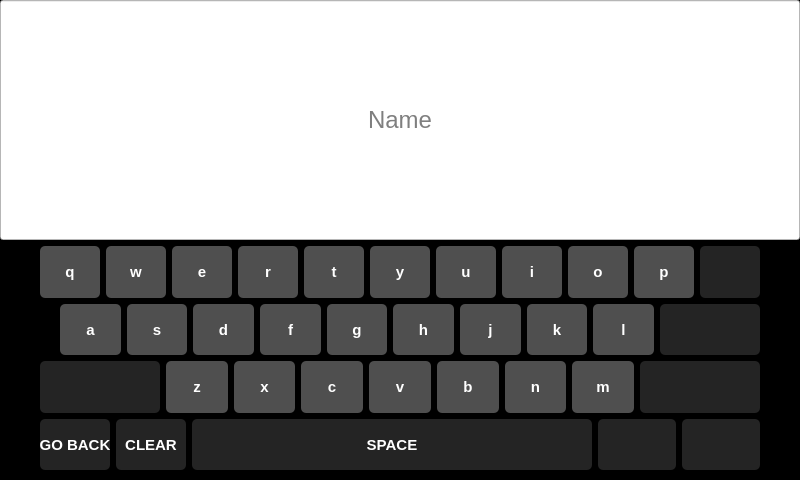
<?xml version="1.0" encoding="UTF-8"?>
<ui version="4.0">
 <class>VirtualKeyboardBox</class>
 <widget class="QDialog" name="VirtualKeyboardBox">
  <property name="geometry">
   <rect>
    <x>0</x>
    <y>0</y>
    <width>800</width>
    <height>480</height>
   </rect>
  </property>
  <property name="sizePolicy">
   <sizepolicy hsizetype="Fixed" vsizetype="Fixed">
    <horstretch>0</horstretch>
    <verstretch>0</verstretch>
   </sizepolicy>
  </property>
  <property name="minimumSize">
   <size>
    <width>800</width>
    <height>480</height>
   </size>
  </property>
  <property name="maximumSize">
   <size>
    <width>800</width>
    <height>480</height>
   </size>
  </property>
  <property name="windowTitle">
   <string>VirtualKeyboardBox</string>
  </property>
  <property name="styleSheet">
   <string notr="true">QDialog{
	background-color: black;
}</string>
  </property>
  <layout class="QGridLayout" name="gridLayout">
   <property name="leftMargin">
    <number>0</number>
   </property>
   <property name="topMargin">
    <number>0</number>
   </property>
   <property name="rightMargin">
    <number>0</number>
   </property>
   <property name="bottomMargin">
    <number>10</number>
   </property>
   <property name="horizontalSpacing">
    <number>6</number>
   </property>
   <item row="0" column="0">
    <widget class="QLineEdit" name="nameEdit">
     <property name="sizePolicy">
      <sizepolicy hsizetype="Fixed" vsizetype="Fixed">
       <horstretch>0</horstretch>
       <verstretch>0</verstretch>
      </sizepolicy>
     </property>
     <property name="minimumSize">
      <size>
       <width>800</width>
       <height>240</height>
      </size>
     </property>
     <property name="maximumSize">
      <size>
       <width>800</width>
       <height>240</height>
      </size>
     </property>
     <property name="layoutDirection">
      <enum>Qt::LeftToRight</enum>
     </property>
     <property name="styleSheet">
      <string notr="true">QLineEdit#nameEdit{
	background-color: white;
	color: black;
	font-size: 24px;
}</string>
     </property>
     <property name="alignment">
      <set>Qt::AlignCenter</set>
     </property>
     <property name="placeholderText">
      <string>Name</string>
     </property>
    </widget>
   </item>
   <item row="1" column="0">
    <layout class="QVBoxLayout" name="verticalLayout">
     <item>
      <layout class="QHBoxLayout" name="horizontalLayout_14">
       <item>
        <spacer name="horizontalSpacer_19">
         <property name="orientation">
          <enum>Qt::Horizontal</enum>
         </property>
         <property name="sizeType">
          <enum>QSizePolicy::Fixed</enum>
         </property>
         <property name="sizeHint" stdset="0">
          <size>
           <width>40</width>
           <height>20</height>
          </size>
         </property>
        </spacer>
       </item>
       <item>
        <layout class="QHBoxLayout" name="horizontalLayout_11">
         <item>
          <widget class="QPushButton" name="qButton">
           <property name="sizePolicy">
            <sizepolicy hsizetype="Expanding" vsizetype="Expanding">
             <horstretch>0</horstretch>
             <verstretch>0</verstretch>
            </sizepolicy>
           </property>
           <property name="minimumSize">
            <size>
             <width>0</width>
             <height>0</height>
            </size>
           </property>
           <property name="maximumSize">
            <size>
             <width>16777215</width>
             <height>16777215</height>
            </size>
           </property>
           <property name="styleSheet">
            <string notr="true">QPushButton{
	font-size: 15px;
	font-weight: bold;
	color: white;
	background-color: rgb(79, 79, 79);
	border-radius: 5px;
}

QPushButton:hover{
	background-color: rgb(207, 207, 207)
}</string>
           </property>
           <property name="text">
            <string>q</string>
           </property>
          </widget>
         </item>
         <item>
          <widget class="QPushButton" name="wButton">
           <property name="sizePolicy">
            <sizepolicy hsizetype="Expanding" vsizetype="Expanding">
             <horstretch>0</horstretch>
             <verstretch>0</verstretch>
            </sizepolicy>
           </property>
           <property name="styleSheet">
            <string notr="true">QPushButton{
	font-size: 15px;
	font-weight: bold;
	color: white;
	background-color: rgb(79, 79, 79);
	border-radius: 5px;
}

QPushButton:hover{
	background-color: rgb(207, 207, 207)
}</string>
           </property>
           <property name="text">
            <string>w</string>
           </property>
          </widget>
         </item>
         <item>
          <widget class="QPushButton" name="eButton">
           <property name="sizePolicy">
            <sizepolicy hsizetype="Expanding" vsizetype="Expanding">
             <horstretch>0</horstretch>
             <verstretch>0</verstretch>
            </sizepolicy>
           </property>
           <property name="styleSheet">
            <string notr="true">QPushButton{
	font-size: 15px;
	font-weight: bold;
	color: white;
	background-color: rgb(79, 79, 79);
	border-radius: 5px;
}

QPushButton:hover{
	background-color: rgb(207, 207, 207)
}</string>
           </property>
           <property name="text">
            <string>e</string>
           </property>
          </widget>
         </item>
         <item>
          <widget class="QPushButton" name="rButton">
           <property name="sizePolicy">
            <sizepolicy hsizetype="Expanding" vsizetype="Expanding">
             <horstretch>0</horstretch>
             <verstretch>0</verstretch>
            </sizepolicy>
           </property>
           <property name="styleSheet">
            <string notr="true">QPushButton{
	font-size: 15px;
	font-weight: bold;
	color: white;
	background-color: rgb(79, 79, 79);
	border-radius: 5px;
}

QPushButton:hover{
	background-color: rgb(207, 207, 207)
}</string>
           </property>
           <property name="text">
            <string>r</string>
           </property>
          </widget>
         </item>
         <item>
          <widget class="QPushButton" name="tButton">
           <property name="sizePolicy">
            <sizepolicy hsizetype="Expanding" vsizetype="Expanding">
             <horstretch>0</horstretch>
             <verstretch>0</verstretch>
            </sizepolicy>
           </property>
           <property name="styleSheet">
            <string notr="true">QPushButton{
	font-size: 15px;
	font-weight: bold;
	color: white;
	background-color: rgb(79, 79, 79);
	border-radius: 5px;
}

QPushButton:hover{
	background-color: rgb(207, 207, 207)
}</string>
           </property>
           <property name="text">
            <string>t</string>
           </property>
          </widget>
         </item>
         <item>
          <widget class="QPushButton" name="yButton">
           <property name="sizePolicy">
            <sizepolicy hsizetype="Expanding" vsizetype="Expanding">
             <horstretch>0</horstretch>
             <verstretch>0</verstretch>
            </sizepolicy>
           </property>
           <property name="styleSheet">
            <string notr="true">QPushButton{
	font-size: 15px;
	font-weight: bold;
	color: white;
	background-color: rgb(79, 79, 79);
	border-radius: 5px;
}

QPushButton:hover{
	background-color: rgb(207, 207, 207)
}</string>
           </property>
           <property name="text">
            <string>y</string>
           </property>
          </widget>
         </item>
         <item>
          <widget class="QPushButton" name="uButton">
           <property name="sizePolicy">
            <sizepolicy hsizetype="Expanding" vsizetype="Expanding">
             <horstretch>0</horstretch>
             <verstretch>0</verstretch>
            </sizepolicy>
           </property>
           <property name="styleSheet">
            <string notr="true">QPushButton{
	font-size: 15px;
	font-weight: bold;
	color: white;
	background-color: rgb(79, 79, 79);
	border-radius: 5px;
}

QPushButton:hover{
	background-color: rgb(207, 207, 207)
}</string>
           </property>
           <property name="text">
            <string>u</string>
           </property>
          </widget>
         </item>
         <item>
          <widget class="QPushButton" name="iButton">
           <property name="sizePolicy">
            <sizepolicy hsizetype="Expanding" vsizetype="Expanding">
             <horstretch>0</horstretch>
             <verstretch>0</verstretch>
            </sizepolicy>
           </property>
           <property name="styleSheet">
            <string notr="true">QPushButton{
	font-size: 15px;
	font-weight: bold;
	color: white;
	background-color: rgb(79, 79, 79);
	border-radius: 5px;
}

QPushButton:hover{
	background-color: rgb(207, 207, 207)
}</string>
           </property>
           <property name="text">
            <string>i</string>
           </property>
          </widget>
         </item>
         <item>
          <widget class="QPushButton" name="oButton">
           <property name="sizePolicy">
            <sizepolicy hsizetype="Expanding" vsizetype="Expanding">
             <horstretch>0</horstretch>
             <verstretch>0</verstretch>
            </sizepolicy>
           </property>
           <property name="styleSheet">
            <string notr="true">QPushButton{
	font-size: 15px;
	font-weight: bold;
	color: white;
	background-color: rgb(79, 79, 79);
	border-radius: 5px;
}

QPushButton:hover{
	background-color: rgb(207, 207, 207)
}</string>
           </property>
           <property name="text">
            <string>o</string>
           </property>
          </widget>
         </item>
         <item>
          <widget class="QPushButton" name="pButton">
           <property name="sizePolicy">
            <sizepolicy hsizetype="Expanding" vsizetype="Expanding">
             <horstretch>0</horstretch>
             <verstretch>0</verstretch>
            </sizepolicy>
           </property>
           <property name="styleSheet">
            <string notr="true">QPushButton{
	font-size: 15px;
	font-weight: bold;
	color: white;
	background-color: rgb(79, 79, 79);
	border-radius: 5px;
}

QPushButton:hover{
	background-color: rgb(207, 207, 207)
}</string>
           </property>
           <property name="text">
            <string>p</string>
           </property>
          </widget>
         </item>
        </layout>
       </item>
       <item>
        <widget class="QPushButton" name="deleteButton">
         <property name="sizePolicy">
          <sizepolicy hsizetype="Fixed" vsizetype="Expanding">
           <horstretch>0</horstretch>
           <verstretch>0</verstretch>
          </sizepolicy>
         </property>
         <property name="minimumSize">
          <size>
           <width>60</width>
           <height>0</height>
          </size>
         </property>
         <property name="maximumSize">
          <size>
           <width>60</width>
           <height>16777215</height>
          </size>
         </property>
         <property name="styleSheet">
          <string notr="true">QPushButton{
	font-weight: bold;
	color: white;
	background-color: rgb(36, 36, 36);
	border-radius: 5px;
}

QPushButton:hover{
	background-color: rgb(207, 207, 207)
}</string>
         </property>
         <property name="text">
          <string/>
         </property>
         <property name="iconSize">
          <size>
           <width>60</width>
           <height>52</height>
          </size>
         </property>
        </widget>
       </item>
       <item>
        <spacer name="horizontalSpacer_21">
         <property name="orientation">
          <enum>Qt::Horizontal</enum>
         </property>
         <property name="sizeType">
          <enum>QSizePolicy::Fixed</enum>
         </property>
         <property name="sizeHint" stdset="0">
          <size>
           <width>40</width>
           <height>20</height>
          </size>
         </property>
        </spacer>
       </item>
      </layout>
     </item>
     <item>
      <layout class="QHBoxLayout" name="horizontalLayout_15">
       <item>
        <spacer name="horizontalSpacer_20">
         <property name="orientation">
          <enum>Qt::Horizontal</enum>
         </property>
         <property name="sizeType">
          <enum>QSizePolicy::Fixed</enum>
         </property>
         <property name="sizeHint" stdset="0">
          <size>
           <width>60</width>
           <height>40</height>
          </size>
         </property>
        </spacer>
       </item>
       <item>
        <layout class="QHBoxLayout" name="horizontalLayout_12">
         <item>
          <widget class="QPushButton" name="aButton">
           <property name="sizePolicy">
            <sizepolicy hsizetype="Expanding" vsizetype="Expanding">
             <horstretch>0</horstretch>
             <verstretch>0</verstretch>
            </sizepolicy>
           </property>
           <property name="styleSheet">
            <string notr="true">QPushButton{
	font-size: 15px;
	font-weight: bold;
	color: white;
	background-color: rgb(79, 79, 79);
	border-radius: 5px;
}

QPushButton:hover{
	background-color: rgb(207, 207, 207)
}</string>
           </property>
           <property name="text">
            <string>a</string>
           </property>
          </widget>
         </item>
         <item>
          <widget class="QPushButton" name="sButton">
           <property name="sizePolicy">
            <sizepolicy hsizetype="Expanding" vsizetype="Expanding">
             <horstretch>0</horstretch>
             <verstretch>0</verstretch>
            </sizepolicy>
           </property>
           <property name="styleSheet">
            <string notr="true">QPushButton{
	font-size: 15px;
	font-weight: bold;
	color: white;
	background-color: rgb(79, 79, 79);
	border-radius: 5px;
}

QPushButton:hover{
	background-color: rgb(207, 207, 207)
}</string>
           </property>
           <property name="text">
            <string>s</string>
           </property>
          </widget>
         </item>
         <item>
          <widget class="QPushButton" name="dButton">
           <property name="sizePolicy">
            <sizepolicy hsizetype="Expanding" vsizetype="Expanding">
             <horstretch>0</horstretch>
             <verstretch>0</verstretch>
            </sizepolicy>
           </property>
           <property name="styleSheet">
            <string notr="true">QPushButton{
	font-size: 15px;
	font-weight: bold;
	color: white;
	background-color: rgb(79, 79, 79);
	border-radius: 5px;
}

QPushButton:hover{
	background-color: rgb(207, 207, 207)
}</string>
           </property>
           <property name="text">
            <string>d</string>
           </property>
          </widget>
         </item>
         <item>
          <widget class="QPushButton" name="fButton">
           <property name="sizePolicy">
            <sizepolicy hsizetype="Expanding" vsizetype="Expanding">
             <horstretch>0</horstretch>
             <verstretch>0</verstretch>
            </sizepolicy>
           </property>
           <property name="styleSheet">
            <string notr="true">QPushButton{
	font-size: 15px;
	font-weight: bold;
	color: white;
	background-color: rgb(79, 79, 79);
	border-radius: 5px;
}

QPushButton:hover{
	background-color: rgb(207, 207, 207)
}</string>
           </property>
           <property name="text">
            <string>f</string>
           </property>
          </widget>
         </item>
         <item>
          <widget class="QPushButton" name="gButton">
           <property name="sizePolicy">
            <sizepolicy hsizetype="Expanding" vsizetype="Expanding">
             <horstretch>0</horstretch>
             <verstretch>0</verstretch>
            </sizepolicy>
           </property>
           <property name="styleSheet">
            <string notr="true">QPushButton{
	font-size: 15px;
	font-weight: bold;
	color: white;
	background-color: rgb(79, 79, 79);
	border-radius: 5px;
}

QPushButton:hover{
	background-color: rgb(207, 207, 207)
}</string>
           </property>
           <property name="text">
            <string>g</string>
           </property>
          </widget>
         </item>
         <item>
          <widget class="QPushButton" name="hButton">
           <property name="sizePolicy">
            <sizepolicy hsizetype="Expanding" vsizetype="Expanding">
             <horstretch>0</horstretch>
             <verstretch>0</verstretch>
            </sizepolicy>
           </property>
           <property name="styleSheet">
            <string notr="true">QPushButton{
	font-size: 15px;
	font-weight: bold;
	color: white;
	background-color: rgb(79, 79, 79);
	border-radius: 5px;
}

QPushButton:hover{
	background-color: rgb(207, 207, 207)
}</string>
           </property>
           <property name="text">
            <string>h</string>
           </property>
          </widget>
         </item>
         <item>
          <widget class="QPushButton" name="jButton">
           <property name="sizePolicy">
            <sizepolicy hsizetype="Expanding" vsizetype="Expanding">
             <horstretch>0</horstretch>
             <verstretch>0</verstretch>
            </sizepolicy>
           </property>
           <property name="styleSheet">
            <string notr="true">QPushButton{
	font-size: 15px;
	font-weight: bold;
	color: white;
	background-color: rgb(79, 79, 79);
	border-radius: 5px;
}

QPushButton:hover{
	background-color: rgb(207, 207, 207)
}</string>
           </property>
           <property name="text">
            <string>j</string>
           </property>
          </widget>
         </item>
         <item>
          <widget class="QPushButton" name="kButton">
           <property name="sizePolicy">
            <sizepolicy hsizetype="Expanding" vsizetype="Expanding">
             <horstretch>0</horstretch>
             <verstretch>0</verstretch>
            </sizepolicy>
           </property>
           <property name="styleSheet">
            <string notr="true">QPushButton{
	font-size: 15px;
	font-weight: bold;
	color: white;
	background-color: rgb(79, 79, 79);
	border-radius: 5px;
}

QPushButton:hover{
	background-color: rgb(207, 207, 207)
}</string>
           </property>
           <property name="text">
            <string>k</string>
           </property>
          </widget>
         </item>
         <item>
          <widget class="QPushButton" name="lButton">
           <property name="sizePolicy">
            <sizepolicy hsizetype="Expanding" vsizetype="Expanding">
             <horstretch>0</horstretch>
             <verstretch>0</verstretch>
            </sizepolicy>
           </property>
           <property name="styleSheet">
            <string notr="true">QPushButton{
	font-size: 15px;
	font-weight: bold;
	color: white;
	background-color: rgb(79, 79, 79);
	border-radius: 5px;
}

QPushButton:hover{
	background-color: rgb(207, 207, 207)
}</string>
           </property>
           <property name="text">
            <string>l</string>
           </property>
          </widget>
         </item>
        </layout>
       </item>
       <item>
        <widget class="QPushButton" name="enterButton">
         <property name="sizePolicy">
          <sizepolicy hsizetype="Fixed" vsizetype="Expanding">
           <horstretch>0</horstretch>
           <verstretch>0</verstretch>
          </sizepolicy>
         </property>
         <property name="minimumSize">
          <size>
           <width>100</width>
           <height>0</height>
          </size>
         </property>
         <property name="maximumSize">
          <size>
           <width>100</width>
           <height>16777215</height>
          </size>
         </property>
         <property name="styleSheet">
          <string notr="true">QPushButton{
	font-weight: bold;
	color: white;
	background-color: rgb(36, 36, 36);
	border-radius: 5px;
}

QPushButton:hover{
	background-color: rgb(207, 207, 207)
}</string>
         </property>
         <property name="text">
          <string/>
         </property>
         <property name="iconSize">
          <size>
           <width>100</width>
           <height>51</height>
          </size>
         </property>
        </widget>
       </item>
       <item>
        <spacer name="horizontalSpacer_22">
         <property name="orientation">
          <enum>Qt::Horizontal</enum>
         </property>
         <property name="sizeType">
          <enum>QSizePolicy::Fixed</enum>
         </property>
         <property name="sizeHint" stdset="0">
          <size>
           <width>40</width>
           <height>20</height>
          </size>
         </property>
        </spacer>
       </item>
      </layout>
     </item>
     <item>
      <layout class="QHBoxLayout" name="horizontalLayout_16">
       <item>
        <spacer name="horizontalSpacer_26">
         <property name="orientation">
          <enum>Qt::Horizontal</enum>
         </property>
         <property name="sizeType">
          <enum>QSizePolicy::Fixed</enum>
         </property>
         <property name="sizeHint" stdset="0">
          <size>
           <width>40</width>
           <height>20</height>
          </size>
         </property>
        </spacer>
       </item>
       <item>
        <widget class="QPushButton" name="lCapButton">
         <property name="sizePolicy">
          <sizepolicy hsizetype="Fixed" vsizetype="Expanding">
           <horstretch>0</horstretch>
           <verstretch>0</verstretch>
          </sizepolicy>
         </property>
         <property name="minimumSize">
          <size>
           <width>120</width>
           <height>0</height>
          </size>
         </property>
         <property name="maximumSize">
          <size>
           <width>120</width>
           <height>16777215</height>
          </size>
         </property>
         <property name="styleSheet">
          <string notr="true">QPushButton{
	font-weight: bold;
	color: white;
	background-color: rgb(36, 36, 36);
	border-radius: 5px;
}

QPushButton:hover{
	background-color: rgb(207, 207, 207)
}</string>
         </property>
         <property name="text">
          <string/>
         </property>
         <property name="iconSize">
          <size>
           <width>120</width>
           <height>52</height>
          </size>
         </property>
        </widget>
       </item>
       <item>
        <layout class="QHBoxLayout" name="horizontalLayout_13">
         <item>
          <widget class="QPushButton" name="zButton">
           <property name="sizePolicy">
            <sizepolicy hsizetype="Expanding" vsizetype="Expanding">
             <horstretch>0</horstretch>
             <verstretch>0</verstretch>
            </sizepolicy>
           </property>
           <property name="styleSheet">
            <string notr="true">QPushButton{
	font-size: 15px;
	font-weight: bold;
	color: white;
	background-color: rgb(79, 79, 79);
	border-radius: 5px;
}

QPushButton:hover{
	background-color: rgb(207, 207, 207)
}</string>
           </property>
           <property name="text">
            <string>z</string>
           </property>
          </widget>
         </item>
         <item>
          <widget class="QPushButton" name="xButton">
           <property name="sizePolicy">
            <sizepolicy hsizetype="Expanding" vsizetype="Expanding">
             <horstretch>0</horstretch>
             <verstretch>0</verstretch>
            </sizepolicy>
           </property>
           <property name="styleSheet">
            <string notr="true">QPushButton{
	font-size: 15px;
	font-weight: bold;
	color: white;
	background-color: rgb(79, 79, 79);
	border-radius: 5px;
}

QPushButton:hover{
	background-color: rgb(207, 207, 207)
}</string>
           </property>
           <property name="text">
            <string>x</string>
           </property>
          </widget>
         </item>
         <item>
          <widget class="QPushButton" name="cButton">
           <property name="sizePolicy">
            <sizepolicy hsizetype="Expanding" vsizetype="Expanding">
             <horstretch>0</horstretch>
             <verstretch>0</verstretch>
            </sizepolicy>
           </property>
           <property name="styleSheet">
            <string notr="true">QPushButton{
	font-size: 15px;
	font-weight: bold;
	color: white;
	background-color: rgb(79, 79, 79);
	border-radius: 5px;
}

QPushButton:hover{
	background-color: rgb(207, 207, 207)
}</string>
           </property>
           <property name="text">
            <string>c</string>
           </property>
          </widget>
         </item>
         <item>
          <widget class="QPushButton" name="vButton">
           <property name="sizePolicy">
            <sizepolicy hsizetype="Expanding" vsizetype="Expanding">
             <horstretch>0</horstretch>
             <verstretch>0</verstretch>
            </sizepolicy>
           </property>
           <property name="styleSheet">
            <string notr="true">QPushButton{
	font-size: 15px;
	font-weight: bold;
	color: white;
	background-color: rgb(79, 79, 79);
	border-radius: 5px;
}

QPushButton:hover{
	background-color: rgb(207, 207, 207)
}</string>
           </property>
           <property name="text">
            <string>v</string>
           </property>
          </widget>
         </item>
         <item>
          <widget class="QPushButton" name="bButton">
           <property name="sizePolicy">
            <sizepolicy hsizetype="Expanding" vsizetype="Expanding">
             <horstretch>0</horstretch>
             <verstretch>0</verstretch>
            </sizepolicy>
           </property>
           <property name="styleSheet">
            <string notr="true">QPushButton{
	font-size: 15px;
	font-weight: bold;
	color: white;
	background-color: rgb(79, 79, 79);
	border-radius: 5px;
}

QPushButton:hover{
	background-color: rgb(207, 207, 207)
}</string>
           </property>
           <property name="text">
            <string>b</string>
           </property>
          </widget>
         </item>
         <item>
          <widget class="QPushButton" name="nButton">
           <property name="sizePolicy">
            <sizepolicy hsizetype="Expanding" vsizetype="Expanding">
             <horstretch>0</horstretch>
             <verstretch>0</verstretch>
            </sizepolicy>
           </property>
           <property name="styleSheet">
            <string notr="true">QPushButton{
	font-size: 15px;
	font-weight: bold;
	color: white;
	background-color: rgb(79, 79, 79);
	border-radius: 5px;
}

QPushButton:hover{
	background-color: rgb(207, 207, 207)
}</string>
           </property>
           <property name="text">
            <string>n</string>
           </property>
          </widget>
         </item>
         <item>
          <widget class="QPushButton" name="mButton">
           <property name="sizePolicy">
            <sizepolicy hsizetype="Expanding" vsizetype="Expanding">
             <horstretch>0</horstretch>
             <verstretch>0</verstretch>
            </sizepolicy>
           </property>
           <property name="styleSheet">
            <string notr="true">QPushButton{
	font-size: 15px;
	font-weight: bold;
	color: white;
	background-color: rgb(79, 79, 79);
	border-radius: 5px;
}

QPushButton:hover{
	background-color: rgb(207, 207, 207)
}</string>
           </property>
           <property name="text">
            <string>m</string>
           </property>
          </widget>
         </item>
        </layout>
       </item>
       <item>
        <widget class="QPushButton" name="rCapButton">
         <property name="sizePolicy">
          <sizepolicy hsizetype="Fixed" vsizetype="Expanding">
           <horstretch>0</horstretch>
           <verstretch>0</verstretch>
          </sizepolicy>
         </property>
         <property name="minimumSize">
          <size>
           <width>120</width>
           <height>0</height>
          </size>
         </property>
         <property name="maximumSize">
          <size>
           <width>60</width>
           <height>16777215</height>
          </size>
         </property>
         <property name="styleSheet">
          <string notr="true">QPushButton{
	font-weight: bold;
	color: white;
	background-color: rgb(36, 36, 36);
	border-radius: 5px;
}

QPushButton:hover{
	background-color: rgb(207, 207, 207)
}</string>
         </property>
         <property name="text">
          <string/>
         </property>
         <property name="iconSize">
          <size>
           <width>120</width>
           <height>50</height>
          </size>
         </property>
        </widget>
       </item>
       <item>
        <spacer name="horizontalSpacer_23">
         <property name="orientation">
          <enum>Qt::Horizontal</enum>
         </property>
         <property name="sizeType">
          <enum>QSizePolicy::Fixed</enum>
         </property>
         <property name="sizeHint" stdset="0">
          <size>
           <width>40</width>
           <height>20</height>
          </size>
         </property>
        </spacer>
       </item>
      </layout>
     </item>
     <item>
      <layout class="QHBoxLayout" name="horizontalLayout">
       <item>
        <spacer name="horizontalSpacer_25">
         <property name="orientation">
          <enum>Qt::Horizontal</enum>
         </property>
         <property name="sizeType">
          <enum>QSizePolicy::Fixed</enum>
         </property>
         <property name="sizeHint" stdset="0">
          <size>
           <width>40</width>
           <height>20</height>
          </size>
         </property>
        </spacer>
       </item>
       <item>
        <widget class="QPushButton" name="goBackButton">
         <property name="sizePolicy">
          <sizepolicy hsizetype="Fixed" vsizetype="Expanding">
           <horstretch>0</horstretch>
           <verstretch>0</verstretch>
          </sizepolicy>
         </property>
         <property name="minimumSize">
          <size>
           <width>70</width>
           <height>0</height>
          </size>
         </property>
         <property name="maximumSize">
          <size>
           <width>70</width>
           <height>16777215</height>
          </size>
         </property>
         <property name="styleSheet">
          <string notr="true">QPushButton{
	font-size: 15px;
	font-weight: bold;
	color: white;
	background-color: rgb(36, 36, 36);
	border-radius: 5px;
}

QPushButton:hover{
	background-color: rgb(207, 207, 207)
}</string>
         </property>
         <property name="text">
          <string>GO BACK</string>
         </property>
        </widget>
       </item>
       <item>
        <widget class="QPushButton" name="clearButton">
         <property name="sizePolicy">
          <sizepolicy hsizetype="Fixed" vsizetype="Expanding">
           <horstretch>0</horstretch>
           <verstretch>0</verstretch>
          </sizepolicy>
         </property>
         <property name="minimumSize">
          <size>
           <width>70</width>
           <height>0</height>
          </size>
         </property>
         <property name="maximumSize">
          <size>
           <width>70</width>
           <height>16777215</height>
          </size>
         </property>
         <property name="styleSheet">
          <string notr="true">QPushButton{
	font-size: 15px;
	font-weight: bold;
	color: white;
	background-color: rgb(36, 36, 36);
	border-radius: 5px;
}

QPushButton:hover{
	background-color: rgb(207, 207, 207)
}</string>
         </property>
         <property name="text">
          <string>CLEAR</string>
         </property>
        </widget>
       </item>
       <item>
        <widget class="QPushButton" name="spaceButton">
         <property name="sizePolicy">
          <sizepolicy hsizetype="Fixed" vsizetype="Expanding">
           <horstretch>30</horstretch>
           <verstretch>0</verstretch>
          </sizepolicy>
         </property>
         <property name="minimumSize">
          <size>
           <width>400</width>
           <height>0</height>
          </size>
         </property>
         <property name="styleSheet">
          <string notr="true">QPushButton{
	font-size: 15px;
	font-weight: bold;
	color: white;
	background-color: rgb(36, 36, 36);
	border-radius: 5px;
}

QPushButton:hover{
	background-color: rgb(207, 207, 207)
}</string>
         </property>
         <property name="text">
          <string>SPACE</string>
         </property>
        </widget>
       </item>
       <item>
        <widget class="QPushButton" name="leftArrowButton">
         <property name="sizePolicy">
          <sizepolicy hsizetype="Expanding" vsizetype="Expanding">
           <horstretch>0</horstretch>
           <verstretch>0</verstretch>
          </sizepolicy>
         </property>
         <property name="styleSheet">
          <string notr="true">QPushButton{
	font-weight: bold;
	color: white;
	background-color: rgb(36, 36, 36);
	border-radius: 5px;
}

QPushButton:hover{
	background-color: rgb(207, 207, 207)
}</string>
         </property>
         <property name="text">
          <string/>
         </property>
         <property name="iconSize">
          <size>
           <width>70</width>
           <height>51</height>
          </size>
         </property>
        </widget>
       </item>
       <item>
        <widget class="QPushButton" name="rightArrowButton">
         <property name="sizePolicy">
          <sizepolicy hsizetype="Expanding" vsizetype="Expanding">
           <horstretch>0</horstretch>
           <verstretch>0</verstretch>
          </sizepolicy>
         </property>
         <property name="styleSheet">
          <string notr="true">QPushButton{
	font-weight: bold;
	color: white;
	background-color: rgb(36, 36, 36);
	border-radius: 5px;
}

QPushButton:hover{
	background-color: rgb(207, 207, 207)
}</string>
         </property>
         <property name="text">
          <string/>
         </property>
         <property name="iconSize">
          <size>
           <width>70</width>
           <height>51</height>
          </size>
         </property>
        </widget>
       </item>
       <item>
        <spacer name="horizontalSpacer_24">
         <property name="orientation">
          <enum>Qt::Horizontal</enum>
         </property>
         <property name="sizeType">
          <enum>QSizePolicy::Fixed</enum>
         </property>
         <property name="sizeHint" stdset="0">
          <size>
           <width>40</width>
           <height>20</height>
          </size>
         </property>
        </spacer>
       </item>
      </layout>
     </item>
    </layout>
   </item>
  </layout>
 </widget>
 <resources/>
 <connections/>
</ui>
